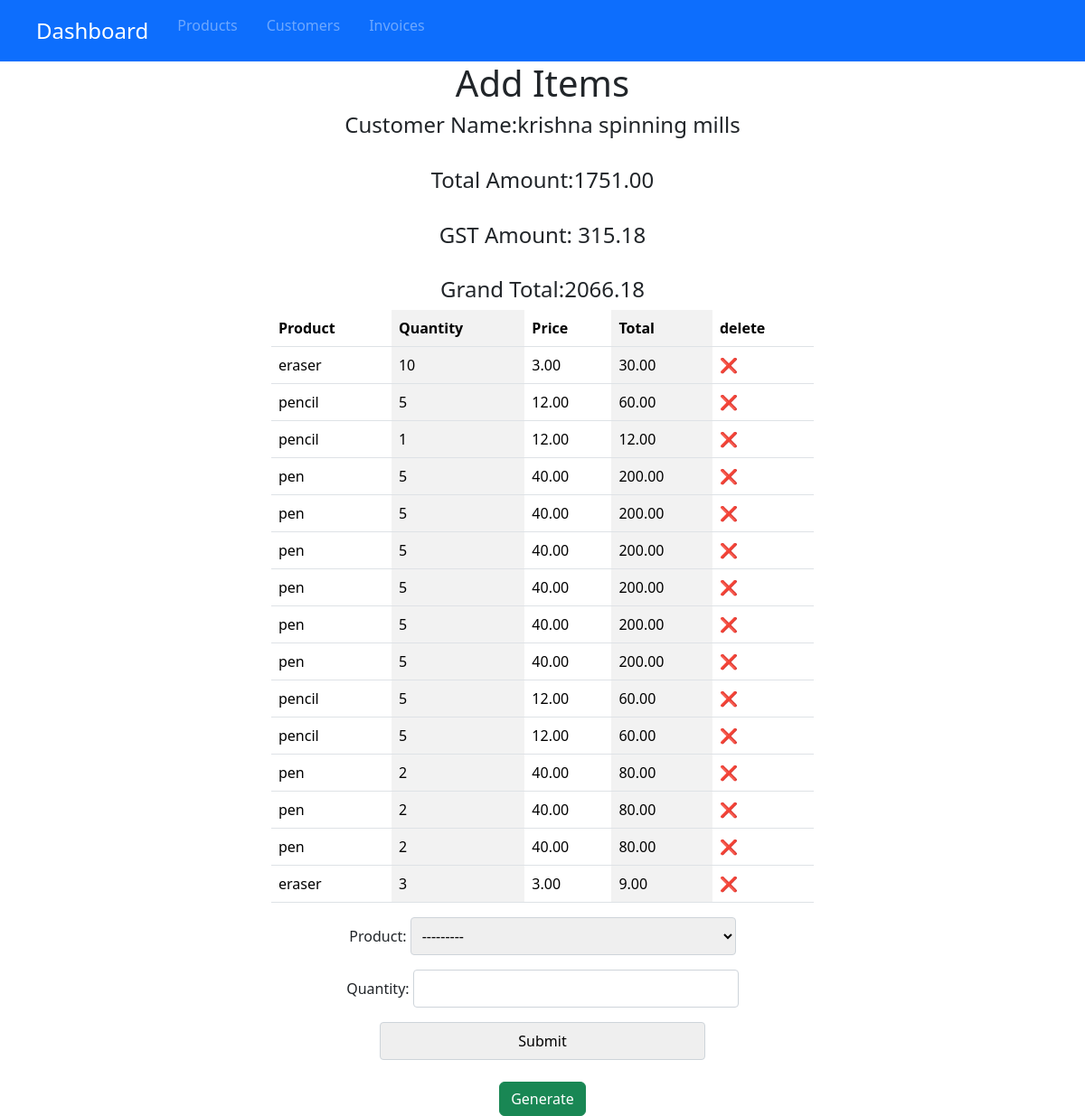
The page /add_invoice_item/27 on the database its author committed.
### inventory/models.py (models this page shows, shortened)
class Invoice(models.Model):
    customer=models.ForeignKey(Customer,on_delete=models.CASCADE)
    date=models.DateTimeField(auto_now_add=True)
    total_amount=models.DecimalField(max_digits=10,decimal_places=2,default=0)
    gst_amount=models.DecimalField(max_digits=10,decimal_places=2,default=0)
    grand_total=models.DecimalField(max_digits=10,decimal_places=2,default=0)

class Customer(models.Model):
    customer_name=models.CharField(max_length=200)
    customer_phone=models.CharField(max_length=22,unique=True)
    customer_email=models.EmailField(null=True,blank=True)
    customer_address=models.TextField()
    customer_gst_number=models.CharField(max_length=50, blank=True, null=True)
    created_at=models.DateTimeField(auto_now_add=True)

class InvoiceItem(models.Model):
    invoice = models.ForeignKey(Invoice, on_delete=models.CASCADE)
    product = models.ForeignKey(Product, on_delete=models.CASCADE)
    quantity = models.IntegerField()
    price = models.DecimalField(max_digits=10, decimal_places=2)
    total = models.DecimalField(max_digits=10, decimal_places=2)

class Product(models.Model):
    product_name=models.CharField(max_length=250)
    product_code=models.CharField(max_length=50,unique=True)
    product_description=models.TextField(blank=True)
    product_price=models.DecimalField(max_digits=10,decimal_places=2)
    gst_percent=models.IntegerField()
    stock_quantity=models.IntegerField()
    product_image=models.ImageField()
    created_at=models.DateTimeField(auto_now_add=True)
    def __str__(self):
        return self.product_name

### inventory/views.py (the view, shortened to what this page needs)
# urls.py: path('add_invoice_item/<int:pk>',add_invoice_item,name='add_invoice_item'),
def add_invoice_item(request,pk):
    IO=Invoice.objects.get(pk=pk)
    EIIMFO=InvoiceItemForm()
    BillObj=InvoiceItem.objects.filter(invoice=IO)
    d={'IO':IO,'EIIMFO':EIIMFO,'BillObj':BillObj}
    return render(request,'inventory/add_invoice_item.html',d)

### inventory/forms.py
class InvoiceItemForm(forms.ModelForm):
    class Meta:
        model=InvoiceItem
        fields=['product','quantity']

### templates/inventory/add_invoice_item.html (shortened to what this page needs)
{% extends 'inventory/dummy.html' %}
{% block content %}
    <center>
        <h1>Add Items</h1>
        <h4>Customer Name:{{IO.customer.customer_name}} </h4><br>
       <h4>Total Amount:{{IO.total_amount}}</h4>  <br>
       <h4>GST Amount: {{IO.gst_amount}} </h4> <br>
       <h4>Grand Total:{{IO.grand_total}}</h4>
        <table class="table table-striped-columns " style="width: 50%;" >
            <tr>
                <th>Product</th>
                <th>Quantity</th>
                <th>Price</th>
                <th>Total</th>
                <th>delete</th>
            </tr>
            {% for obj in BillObj %}
            <tr>
                <td>{{obj.product}}</td>
                <td>{{obj.quantity}}</td>
                <td>{{obj.price}}</td>
                <td>{{obj.total}}</td>
                <td><a href="{% url 'delete_item' pk=obj.pk %}" class="text-decoration-none">❌</a></td>
            </tr>
            {% endfor %}
        </table>
       <form action="" method="POST">
        {{EIIMFO.as_p}}
        <input type="submit" value="Submit">
       </form>
       <a href="{% url 'generate_bill' pk=IO.pk %}" class="btn btn-success mt-4">Generate</a>
    </center>
    {% endblock%}

### static/css/style.css (style rules this page uses)
body { background-color: white; }
input, textarea, select { width:30%; padding:8px; border:1px solid #ced4da; border-radius:4px; }

### rows shown on the page
Invoice: customer.customer_name "krishna spinning mills", total_amount "1751.00", gst_amount "315.18", grand_total "2066.18"
InvoiceItem: product "eraser", quantity "10", price "3.00", total "30.00"
InvoiceItem: product "pencil", quantity "5", price "12.00", total "60.00"
InvoiceItem: product "pencil", quantity "1", price "12.00", total "12.00"
InvoiceItem: product "pen", quantity "5", price "40.00", total "200.00"
InvoiceItem: product "pen", quantity "5", price "40.00", total "200.00"
InvoiceItem: product "pen", quantity "5", price "40.00", total "200.00"
InvoiceItem: product "pen", quantity "5", price "40.00", total "200.00"
InvoiceItem: product "pen", quantity "5", price "40.00", total "200.00"
InvoiceItem: product "pen", quantity "5", price "40.00", total "200.00"
InvoiceItem: product "pencil", quantity "5", price "12.00", total "60.00"
InvoiceItem: product "pencil", quantity "5", price "12.00", total "60.00"
InvoiceItem: product "pen", quantity "2", price "40.00", total "80.00"
InvoiceItem: product "pen", quantity "2", price "40.00", total "80.00"
InvoiceItem: product "pen", quantity "2", price "40.00", total "80.00"
InvoiceItem: product "eraser", quantity "3", price "3.00", total "9.00"
